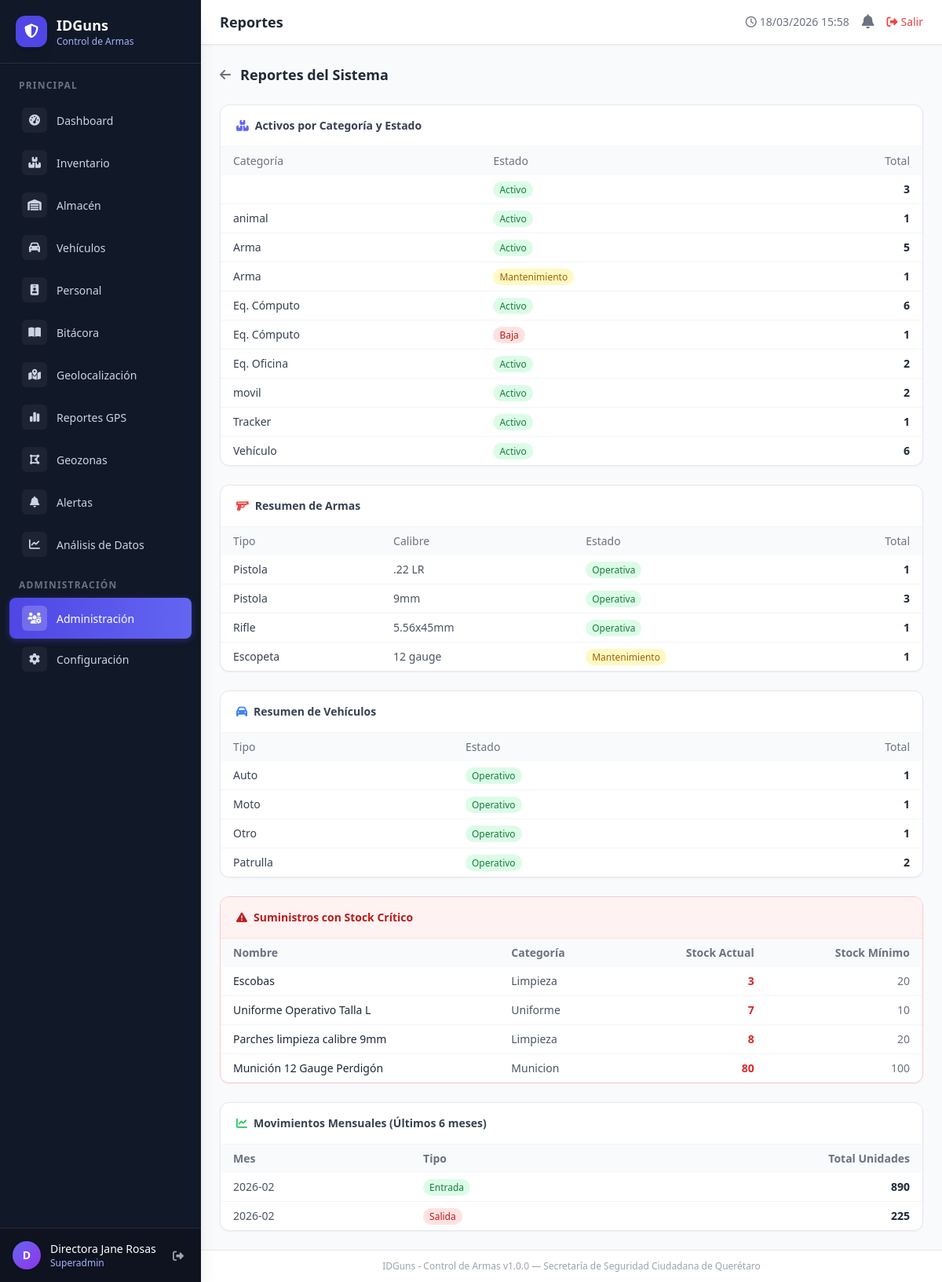
Screenshot of /admin/reportes (signed in) with the database file from the repository.
### tables this page shows
CREATE TABLE `suministros` (
  `id` int(10) UNSIGNED NOT NULL,
  `nombre` varchar(150) NOT NULL,
  `categoria` varchar(60) NOT NULL DEFAULT 'otro',
  `unidad` varchar(30) NOT NULL DEFAULT 'pieza',
  `stock_actual` int(11) NOT NULL DEFAULT '0',
  `stock_minimo` int(11) NOT NULL DEFAULT '10',
  `stock_maximo` int(11) NOT NULL DEFAULT '100',
  `ubicacion` varchar(150) DEFAULT NULL,
  `proveedor` varchar(120) DEFAULT NULL,
  `precio_unitario` decimal(10,2) DEFAULT NULL,
  `created_at` datetime NOT NULL DEFAULT CURRENT_TIMESTAMP
);

### app/controllers/BaseController.php (called while the page is built, shortened)
<?php
class BaseController
{
    protected function render(string $view, array $data = [], string $layout = 'main'): void
    {
        extract($data);
        $viewFile = ROOT_PATH . '/app/views/' . $view . '.php';
        require $viewFile;
    }
}

### app/controllers/AdminController.php (called while the page is built, shortened)
<?php
class AdminController extends BaseController
{
    public function reports(): void
    {
        $db = Database::getInstance();
        $assetsByCategory = $db->query(
            "SELECT categoria, estado, COUNT(*) AS total FROM activos GROUP BY categoria, estado ORDER BY categoria"
        )->fetchAll();
        $weaponsSummary = $db->query(
            "SELECT tipo, calibre, estado, COUNT(*) AS total FROM armas GROUP BY tipo, calibre, estado"
        )->fetchAll();
        $vehiclesSummary = $db->query(
            "SELECT tipo, estado, COUNT(*) AS total FROM vehiculos GROUP BY tipo, estado"
        )->fetchAll();
        $lowStock = $db->query(
            "SELECT nombre, categoria, stock_actual, stock_minimo FROM suministros WHERE stock_actual <= stock_minimo ORDER BY stock_actual ASC"
        )->fetchAll();
        $monthlyMovements = $db->query(
            "SELECT DATE_FORMAT(fecha,'%Y-%m') AS mes, tipo, SUM(cantidad) AS total
             FROM movimientos_almacen
             WHERE fecha >= DATE_SUB(NOW(), INTERVAL 6 MONTH)
             GROUP BY mes, tipo ORDER BY mes DESC"
        )->fetchAll();
        $this->render('admin/reports', [
            'title'            => 'Reportes',
            'flash'            => $this->getFlash(),
            'assetsByCategory' => $assetsByCategory,
            'weaponsSummary'   => $weaponsSummary,
            'vehiclesSummary'  => $vehiclesSummary,
            'lowStock'         => $lowStock,
            'monthlyMovements' => $monthlyMovements,
        ]);
    }
}

### index.php (called while the page is built, shortened)
<?php
require_once __DIR__ . '/app/controllers/BaseController.php';
$requestUri = parse_url($_SERVER['REQUEST_URI'] ?? '/', PHP_URL_PATH);
$uri        = $requestUri;
$uri = trim($uri ?: '/', '/');
$controller = null;
$action     = null;
if (isset($routes[$uri])) {
    [$controller, $action] = $routes[$uri];
}
$obj = new $controller();
$obj->$action();

### app/views/admin/reports.php (the view)
<div class="max-w-5xl mx-auto space-y-6">
    <div class="flex items-center gap-3 mb-2">
        <a href="<?= BASE_URL ?>/admin" class="text-gray-500 hover:text-gray-700"><i class="fa-solid fa-arrow-left"></i></a>
        <h2 class="text-lg font-semibold text-gray-800">Reportes del Sistema</h2>
    </div>
    <div class="bg-white rounded-xl shadow-sm border border-gray-200 overflow-hidden">
        <div class="px-5 py-4 border-b border-gray-100">
            <h3 class="text-sm font-semibold text-gray-700"><i class="fa-solid fa-boxes-stacked mr-2 text-indigo-500"></i>Activos por Categoría y Estado</h3>
        </div>
        <div class="overflow-x-auto">
            <table class="w-full text-sm">
                <thead class="bg-gray-50">
                    <tr>
                        <th class="text-left px-4 py-2 text-gray-500 font-medium">Categoría</th>
                        <th class="text-left px-4 py-2 text-gray-500 font-medium">Estado</th>
                        <th class="text-right px-4 py-2 text-gray-500 font-medium">Total</th>
                    </tr>
                </thead>
                <tbody class="divide-y divide-gray-100">
                <?php
                $catMap   = ['arma'=>'Arma','vehiculo'=>'Vehículo','equipo_computo'=>'Eq. Cómputo','equipo_oficina'=>'Eq. Oficina','bien_mueble'=>'Bien Mueble'];
                $statColors = ['activo'=>'green','baja'=>'red','mantenimiento'=>'yellow'];
                foreach ($assetsByCategory as $row):
                    $sc = $statColors[$row['estado']]??'gray';
                ?>
                <tr class="hover:bg-gray-50">
                    <td class="px-4 py-2 font-medium text-gray-700"><?= $catMap[$row['categoria']]??$row['categoria'] ?></td>
                    <td class="px-4 py-2">
                        <span class="bg-<?= $sc ?>-100 text-<?= $sc ?>-700 text-xs px-2 py-0.5 rounded-full"><?= ucfirst($row['estado']) ?></span>
                    </td>
                    <td class="px-4 py-2 text-right font-bold text-gray-800"><?= $row['total'] ?></td>
                </tr>
                <?php endforeach; ?>
                </tbody>
            </table>
        </div>
    </div>
    <div class="bg-white rounded-xl shadow-sm border border-gray-200 overflow-hidden">
        <div class="px-5 py-4 border-b border-gray-100">
            <h3 class="text-sm font-semibold text-gray-700"><i class="fa-solid fa-gun mr-2 text-red-500"></i>Resumen de Armas</h3>
        </div>
        <div class="overflow-x-auto">
            <table class="w-full text-sm">
                <thead class="bg-gray-50">
                    <tr>
                        <th class="text-left px-4 py-2 text-gray-500 font-medium">Tipo</th>
                        <th class="text-left px-4 py-2 text-gray-500 font-medium">Calibre</th>
                        <th class="text-left px-4 py-2 text-gray-500 font-medium">Estado</th>
                        <th class="text-right px-4 py-2 text-gray-500 font-medium">Total</th>
                    </tr>
                </thead>
                <tbody class="divide-y divide-gray-100">
                <?php foreach ($weaponsSummary as $w):
                    $wc = ['operativa'=>'green','mantenimiento'=>'yellow','baja'=>'red'][$w['estado']]??'gray';
                ?>
                <tr class="hover:bg-gray-50">
                    <td class="px-4 py-2 capitalize font-medium text-gray-700"><?= htmlspecialchars($w['tipo'], ENT_QUOTES,'UTF-8') ?></td>
                    <td class="px-4 py-2 text-gray-600"><?= htmlspecialchars($w['calibre']??'—', ENT_QUOTES,'UTF-8') ?></td>
                    <td class="px-4 py-2">
                        <span class="bg-<?= $wc ?>-100 text-<?= $wc ?>-700 text-xs px-2 py-0.5 rounded-full"><?= ucfirst($w['estado']) ?></span>
                    </td>
                    <td class="px-4 py-2 text-right font-bold text-gray-800"><?= $w['total'] ?></td>
                </tr>
                <?php endforeach; ?>
                </tbody>
            </table>
        </div>
    </div>
    <div class="bg-white rounded-xl shadow-sm border border-gray-200 overflow-hidden">
        <div class="px-5 py-4 border-b border-gray-100">
            <h3 class="text-sm font-semibold text-gray-700"><i class="fa-solid fa-car mr-2 text-blue-500"></i>Resumen de Vehículos</h3>
        </div>
        <div class="overflow-x-auto">
            <table class="w-full text-sm">
                <thead class="bg-gray-50">
                    <tr>
                        <th class="text-left px-4 py-2 text-gray-500 font-medium">Tipo</th>
                        <th class="text-left px-4 py-2 text-gray-500 font-medium">Estado</th>
                        <th class="text-right px-4 py-2 text-gray-500 font-medium">Total</th>
                    </tr>
                </thead>
                <tbody class="divide-y divide-gray-100">
                <?php foreach ($vehiclesSummary as $v):
                    $vc = ['operativo'=>'green','taller'=>'yellow','baja'=>'red'][$v['estado']]??'gray';
                ?>
                <tr class="hover:bg-gray-50">
                    <td class="px-4 py-2 capitalize font-medium text-gray-700"><?= htmlspecialchars($v['tipo'], ENT_QUOTES,'UTF-8') ?></td>
                    <td class="px-4 py-2">
                        <span class="bg-<?= $vc ?>-100 text-<?= $vc ?>-700 text-xs px-2 py-0.5 rounded-full"><?= ucfirst($v['estado']) ?></span>
                    </td>
                    <td class="px-4 py-2 text-right font-bold text-gray-800"><?= $v['total'] ?></td>
                </tr>
                <?php endforeach; ?>
                </tbody>
            </table>
        </div>
    </div>
    <?php if (!empty($lowStock)): ?>
    <div class="bg-white rounded-xl shadow-sm border border-red-200 overflow-hidden">
        <div class="px-5 py-4 border-b border-red-100 bg-red-50">
            <h3 class="text-sm font-semibold text-red-700"><i class="fa-solid fa-triangle-exclamation mr-2"></i>Suministros con Stock Crítico</h3>
        </div>
        <div class="overflow-x-auto">
            <table class="w-full text-sm">
                <thead class="bg-gray-50">
                    <tr>
                        <th class="text-left px-4 py-2 text-gray-500">Nombre</th>
                        <th class="text-left px-4 py-2 text-gray-500">Categoría</th>
                        <th class="text-right px-4 py-2 text-gray-500">Stock Actual</th>
                        <th class="text-right px-4 py-2 text-gray-500">Stock Mínimo</th>
                    </tr>
                </thead>
                <tbody class="divide-y divide-gray-100">
                <?php foreach ($lowStock as $s): ?>
                <tr class="hover:bg-red-50">
                    <td class="px-4 py-2 font-medium text-gray-800"><?= htmlspecialchars($s['nombre'], ENT_QUOTES,'UTF-8') ?></td>
                    <td class="px-4 py-2 capitalize text-gray-600"><?= htmlspecialchars($s['categoria'], ENT_QUOTES,'UTF-8') ?></td>
                    <td class="px-4 py-2 text-right font-bold text-red-600"><?= $s['stock_actual'] ?></td>
                    <td class="px-4 py-2 text-right text-gray-500"><?= $s['stock_minimo'] ?></td>
                </tr>
                <?php endforeach; ?>
                </tbody>
            </table>
        </div>
    </div>
    <?php endif; ?>
    <div class="bg-white rounded-xl shadow-sm border border-gray-200 overflow-hidden">
        <div class="px-5 py-4 border-b border-gray-100">
            <h3 class="text-sm font-semibold text-gray-700"><i class="fa-solid fa-chart-line mr-2 text-green-500"></i>Movimientos Mensuales (Últimos 6 meses)</h3>
        </div>
        <div class="overflow-x-auto">
            <table class="w-full text-sm">
                <thead class="bg-gray-50">
                    <tr>
                        <th class="text-left px-4 py-2 text-gray-500">Mes</th>
                        <th class="text-left px-4 py-2 text-gray-500">Tipo</th>
                        <th class="text-right px-4 py-2 text-gray-500">Total Unidades</th>
                    </tr>
                </thead>
                <tbody class="divide-y divide-gray-100">
                <?php foreach ($monthlyMovements as $m):
                    $mc = $m['tipo']==='entrada' ? 'green' : 'red';
                ?>
                <tr class="hover:bg-gray-50">
                    <td class="px-4 py-2 text-gray-600"><?= htmlspecialchars($m['mes'], ENT_QUOTES,'UTF-8') ?></td>
                    <td class="px-4 py-2">
                        <span class="bg-<?= $mc ?>-100 text-<?= $mc ?>-700 text-xs px-2 py-0.5 rounded-full"><?= ucfirst($m['tipo']) ?></span>
                    </td>
                    <td class="px-4 py-2 text-right font-bold text-gray-800"><?= number_format($m['total']) ?></td>
                </tr>
                <?php endforeach; ?>
                </tbody>
            </table>
        </div>
    </div>
</div>

### rows the page displays
suministros: nombre "Escobas", categoria "Limpieza", stock_actual "3", stock_minimo "20"
suministros: nombre "Uniforme Operativo Talla L", categoria "Uniforme", stock_actual "7", stock_minimo "10"
suministros: nombre "Parches limpieza calibre 9mm", categoria "Limpieza", stock_actual "8", stock_minimo "20"
suministros: nombre "Munición 12 Gauge Perdigón", categoria "Municion", stock_actual "80", stock_minimo "100"

### other values shown
$label "Dashboard Inventario Almacén Vehículos Personal Bitácora Geolocalización Reportes GPS Geozonas Alertas Análisis de Datos Administración Configuración"
substr($_SESSION['user_name'] ?? 'U', 0, 1) "D"
$_SESSION['user_name'] "Directora Jane Rosas"
$_SESSION['user_role'] "Superadmin"
$title "Reportes"
$row['estado'] "Activo"
$row['total'] "3"
$catMap[$row['categoria']] "animal"
$row['total'] "1"
$catMap[$row['categoria']] "Arma"
$row['total'] "5"
$row['estado'] "Mantenimiento"
$catMap[$row['categoria']] "Eq. Cómputo"
$row['total'] "6"
$row['estado'] "Baja"
